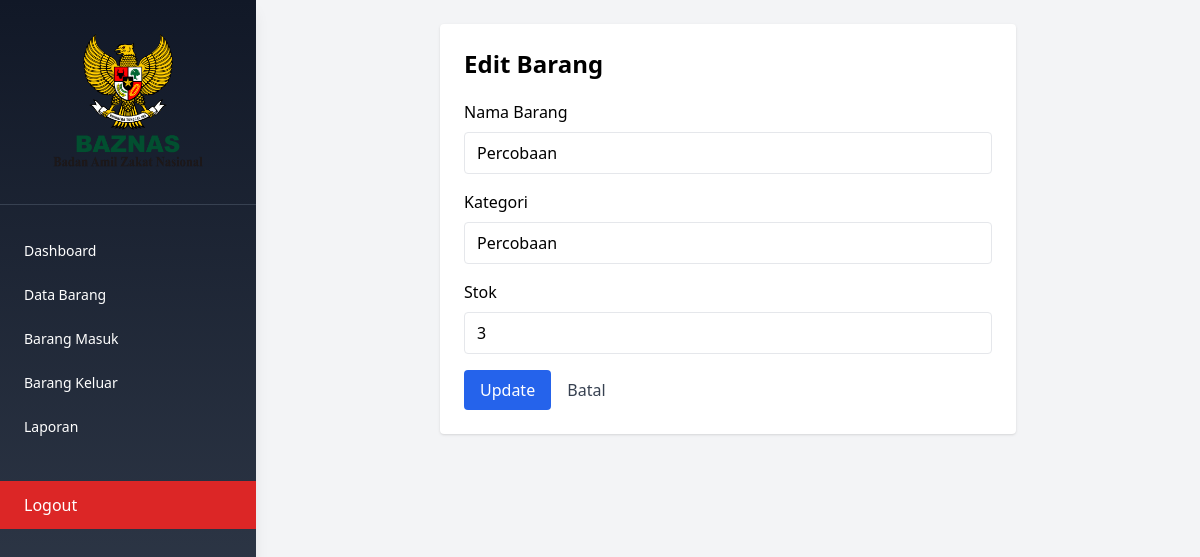
/pages/barang/edit.php?id=5 (signed in), run on the app's committed database.
### tables this page shows
CREATE TABLE `barang` (
  `id` int(11) NOT NULL,
  `kode_barang` varchar(50) NOT NULL,
  `nama_barang` varchar(150) NOT NULL,
  `kategori` varchar(100) DEFAULT NULL,
  `satuan` varchar(50) DEFAULT NULL,
  `stok` int(11) DEFAULT 0,
  `created_at` timestamp NOT NULL DEFAULT current_timestamp()
);

### config/config.php (called while the page is built, shortened)
<?php
$host = "localhost";
$user = "root";
$pass = "";
$db   = "inventaris";
$koneksi = mysqli_connect($host, $user, $pass, $db);
function query($sql) {
    global $koneksi;
    $result = mysqli_query($koneksi, $sql);
    $rows = [];
    if ($result) {
        while ($row = mysqli_fetch_assoc($result)) {
            $rows[] = $row;
        }
    }
    return $rows;
}
?>

### pages/barang/edit.php (the view, shortened to what this page needs)
<?php
include "../../config/config.php";
include "../../templates/header.php";
$id = intval($_GET['id']);
$barang = query("SELECT * FROM barang WHERE id = $id");
$barang = $barang[0];
?>
<div class="max-w-xl mx-auto bg-white p-6 rounded shadow">
    <h1 class="text-2xl font-bold mb-5">Edit Barang</h1>
    <form method="POST">
        <label class="block mb-2 font-medium">Nama Barang</label>
        <input type="text" name="nama_barang" required
               value="<?= htmlspecialchars($barang['nama_barang'], ENT_QUOTES); ?>"
               class="w-full border px-3 py-2 rounded mb-4">
        <label class="block mb-2 font-medium">Kategori</label>
        <input type="text" name="kategori"
               value="<?= htmlspecialchars($barang['kategori'] ?? '', ENT_QUOTES); ?>"
               class="w-full border px-3 py-2 rounded mb-4">
        <label class="block mb-2 font-medium">Stok</label>
        <input type="number" name="stok" min="0" required
               value="<?= intval($barang['stok']); ?>"
               class="w-full border px-3 py-2 rounded mb-4">
        <button type="submit" name="update"
                class="bg-blue-600 text-white px-4 py-2 rounded hover:bg-blue-700">
            Update
        </button>
        <a href="index.php" class="ml-3 text-gray-700 hover:underline">Batal</a>
    </form>
</div>
<?php include "../../templates/footer.php"; ?>

### data on the page
barang: nama_barang "Percobaan", kategori "Percobaan", stok "3"
